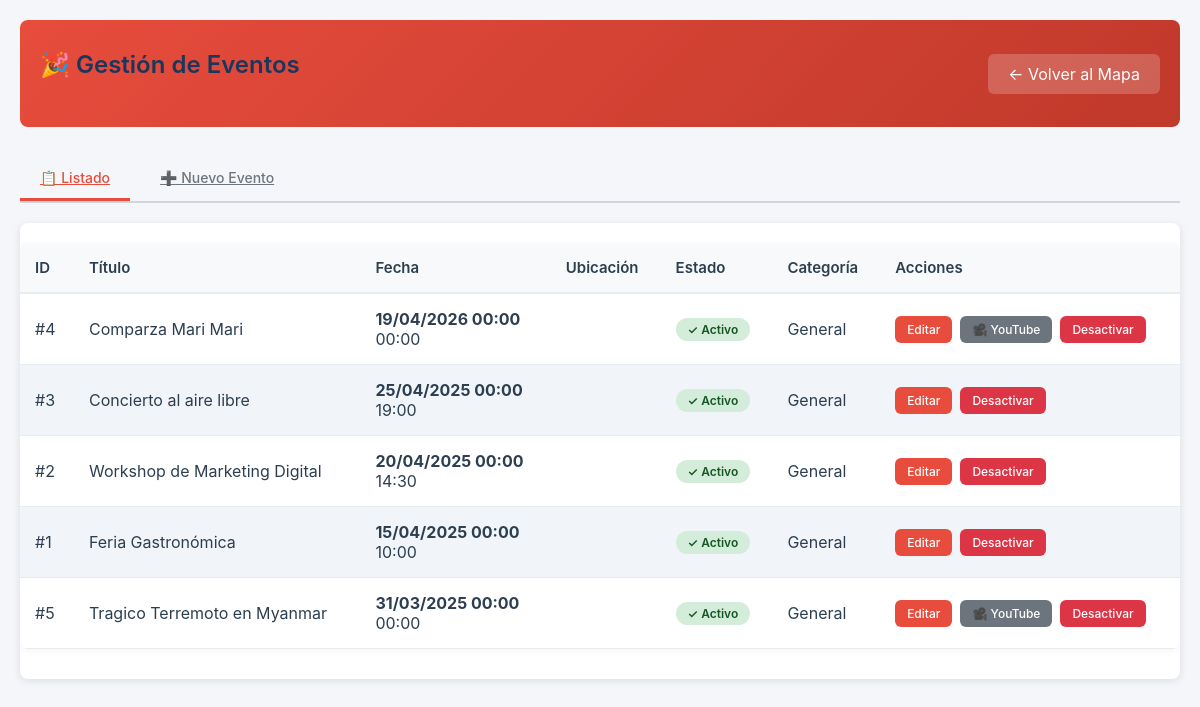
Page /admin/eventos/dashboard.php (signed in) on the earlier database version.
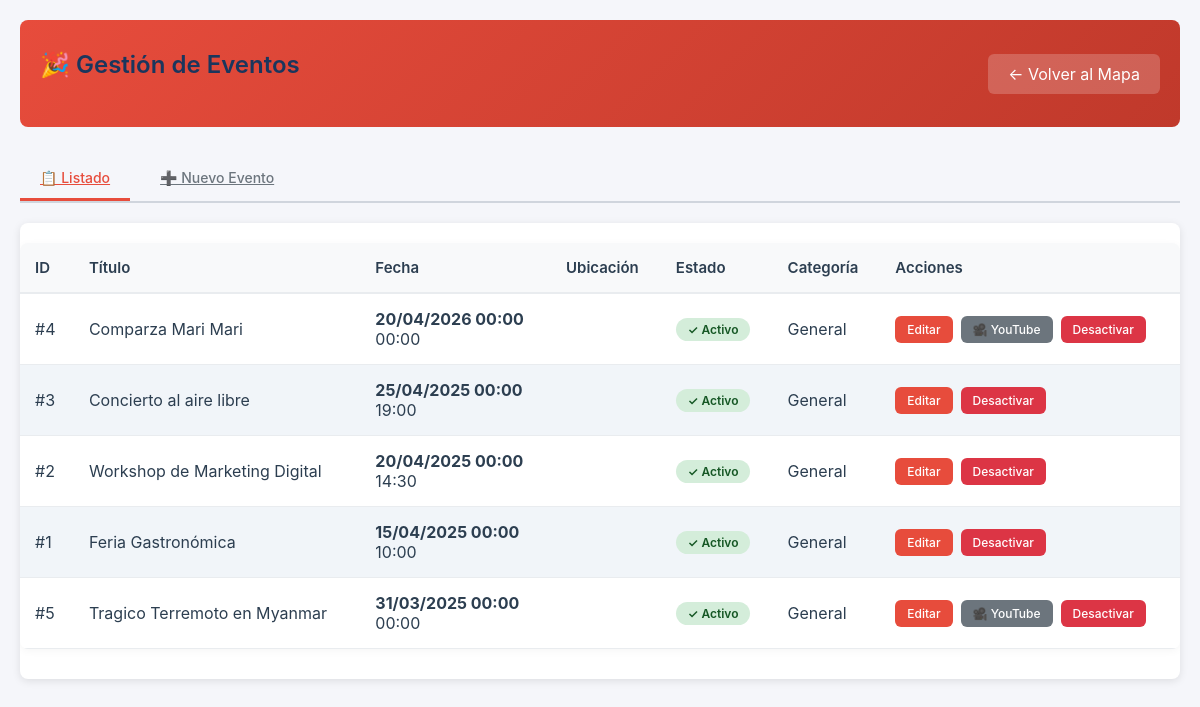
Same page on the later database version.
### tables this page shows
CREATE TABLE `eventos` (
  `id` int(11) NOT NULL,
  `titulo` varchar(255) NOT NULL,
  `descripcion` text DEFAULT NULL,
  `fecha` date DEFAULT NULL,
  `hora` time DEFAULT NULL,
  `organizador` varchar(255) DEFAULT NULL,
  `lat` decimal(10,8) NOT NULL COMMENT 'Latitud del evento',
  `lng` decimal(11,8) NOT NULL COMMENT 'Longitud del evento',
  `dest_lat` decimal(10,8) DEFAULT NULL COMMENT 'Latitud del destino (si aplica)',
  `dest_lng` decimal(11,8) DEFAULT NULL COMMENT 'Longitud del destino (si aplica)',
  `activo` tinyint(1) NOT NULL DEFAULT 1,
  `created_at` timestamp NOT NULL DEFAULT current_timestamp(),
  `updated_at` timestamp NOT NULL DEFAULT current_timestamp() ON UPDATE current_timestamp(),
  `youtube_link` varchar(255) DEFAULT NULL COMMENT 'URL del video de YouTube para el evento',
  `categoria` varchar(100) DEFAULT 'General',
  `ubicacion` varchar(255) DEFAULT NULL,
  `mapita_id` varchar(64) DEFAULT NULL
);

### models/Evento.php (called while the page is built, shortened)
<?php
class Evento {
    public static function getAll() {
        try {
            $db = Database::getInstance()->getConnection();
            $sql = "SELECT * FROM eventos
                    ORDER BY fecha DESC, hora DESC, created_at DESC";
            $stmt = $db->prepare($sql);
            $stmt->execute();
            return $stmt->fetchAll(PDO::FETCH_ASSOC);
        } catch (Exception $e) {
            error_log("Error en Evento::getAll - " . $e->getMessage());
            return [];
        }
    }
}

### admin/eventos/dashboard.php (the view, shortened to what this page needs)
<?php
require_once __DIR__ . '/../../models/Evento.php';
$action = $_GET['action'] ?? 'list';
$eventos = [];
if ($action === 'list' || !in_array($action, ['edit', 'create', 'stats'])) {
    $eventos = Evento::getAll();
}
function formatearFecha($fecha) {
    try {
        $dt = new DateTime($fecha);
        return $dt->format('d/m/Y H:i');
    } catch (Exception $e) {
        return $fecha;
    }
}
?>
<!DOCTYPE html>
<html lang="es">
<head>
    <link rel="stylesheet" href="/css/map-styles.css">
    <link rel="stylesheet" href="https://unpkg.com/leaflet@1.9.4/dist/leaflet.css" />
</head>
<body>
    <div class="admin-container">
        <header>
            <h1>🎉 Gestión de Eventos</h1>
            <a href="/">← Volver al Mapa</a>
        </header>
        <div class="tabs">
            <a href="?action=list" class="<?= $action === 'list' ? 'active' : '' ?>">📋 Listado</a>
            <a href="?action=create" class="<?= $action === 'create' ? 'active' : '' ?>">➕ Nuevo Evento</a>
        </div>
        <?php if ($action === 'list'): ?>
            <div class="eventos-table">
                <table>
                    <thead>
                        <tr>
                            <th>ID</th>
                            <th>Título</th>
                            <th>Fecha</th>
                            <th>Ubicación</th>
                            <th>Estado</th>
                            <th>Categoría</th>
                            <th>Acciones</th>
                        </tr>
                    </thead>
                    <tbody>
                        <?php foreach ($eventos as $evt): ?>
                            <?php
                                $es_activo = $evt['activo'] == 1;
                            ?>
                            <tr>
                                <td>#<?= $evt['id'] ?></td>
                                <td><?= htmlspecialchars($evt['titulo']) ?></td>
                                <td>
                                    <?php if (!empty($evt['fecha'])): ?>
                                        <strong><?= formatearFecha($evt['fecha']) ?></strong>
                                        <?php if (!empty($evt['hora'])): ?>
                                            <br><?= htmlspecialchars(substr($evt['hora'], 0, 5)) ?>
                                        <?php endif; ?>
                                    <?php else: ?>
                                        <em>Sin fecha</em>
                                    <?php endif; ?>
                                </td>
                                <td><?= htmlspecialchars($evt['ubicacion'] ?? '-') ?></td>
                                <td>
                                    <span class="badge <?= $es_activo ? 'badge-activo' : 'badge-inactivo' ?>">
                                        <?= $es_activo ? '✓ Activo' : '✗ Inactivo' ?>
                                    </span>
                                </td>
                                <td><?= htmlspecialchars($evt['categoria'] ?? '-') ?></td>
                                <td>
                                    <div class="actions">
                                        <a href="?action=edit&id=<?= $evt['id'] ?>" class="btn btn-primary btn-small">Editar</a>
                                        <?php if ($evt['youtube_link']): ?>
                                            <a href="<?= htmlspecialchars($evt['youtube_link']) ?>" target="_blank" class="btn btn-secondary btn-small">🎥 YouTube</a>
                                        <?php endif; ?>
                                        <a href="?action=delete&id=<?= $evt['id'] ?>" class="btn btn-danger btn-small" onclick="return confirm('¿Desactivar evento?')">Desactivar</a>
                                    </div>
                                </td>
                            </tr>
                        <?php endforeach; ?>
                    </tbody>
                </table>
            </div>
        <?php endif; ?>
    </div>
</body>
</html>

### css/map-styles.css (style rules this page uses)
body { font-family: 'Segoe UI', 'Arial', sans-serif; background: #f8fafc; color: #222; margin: 0; padding: 0; }
h1, h2, h3 { color: #1a365d; font-weight: 600; margin-bottom: 18px; }
table { border-collapse: collapse; width: 98%; margin: 20px auto 30px auto; background: #fff; box-shadow: 0 2px 8px rgba(0,0,0,0.04); border-radius: 8px; overflow: hidden; }
th, td { padding: 12px 16px; text-align: left; }
th { background: #e3e8f0; color: #1a365d; font-size: 15px; border-bottom: 2px solid #cbd5e1; }
tr:nth-child(even) { background: #f1f5f9; }

### admin/eventos/dashboard.php (style rules this page uses)
* { margin: 0; padding: 0; box-sizing: border-box; }
body { font-family: -apple-system, BlinkMacSystemFont, 'Segoe UI', Roboto, sans-serif; background: #f5f6fa; color: #2c3e50; }
.admin-container { max-width: 1200px; margin: 0 auto; padding: 20px; }
header { background: linear-gradient(135deg, #e74c3c 0%, #c0392b 100%); color: white; padding: 30px 20px; border-radius: 8px; margin-bottom: 30px; display: flex; justify-content: space-between; align-items: center; }
header h1 { font-size: 24px; }
header a { background: rgba(255,255,255,0.2); color: white; padding: 10px 20px; border-radius: 6px; text-decoration: none; transition: 0.3s; }
.tabs { display: flex; gap: 10px; margin-bottom: 20px; border-bottom: 2px solid #d0d5dd; }
.tabs a, .tabs button { padding: 12px 20px; background: none; border: none; border-bottom: 3px solid transparent; cursor: pointer; color: #6c757d; font-size: 14px; font-weight: 500; transition: 0.3s; }
.tabs a.active, .tabs button.active { color: #e74c3c; border-bottom-color: #e74c3c; }
.eventos-table { background: white; border-radius: 8px; overflow: hidden; box-shadow: 0 2px 8px rgba(0,0,0,0.1); }
table { width: 100%; border-collapse: collapse; }
th { background: #f8f9fa; padding: 15px; text-align: left; font-weight: 600; color: #2c3e50; border-bottom: 2px solid #e9ecef; }
td { padding: 15px; border-bottom: 1px solid #e9ecef; }
.badge { display: inline-block; padding: 4px 12px; border-radius: 12px; font-size: 12px; font-weight: 600; }
.badge-activo { background: #d4edda; color: #155724; }
.btn { display: inline-block; padding: 8px 16px; border: none; border-radius: 6px; font-size: 13px; font-weight: 500; cursor: pointer; transition: 0.3s; text-decoration: none; }
.btn-primary { background: #e74c3c; color: white; }
.btn-secondary { background: #6c757d; color: white; }
.btn-danger { background: #dc3545; color: white; }
.btn-small { padding: 6px 12px; font-size: 12px; }
.actions { display: flex; gap: 8px; flex-wrap: wrap; }

Differences in the rows shown:
changed eventos "Comparza Mari Mari": fecha "19/04/2026 00:00" → "20/04/2026 00:00"
